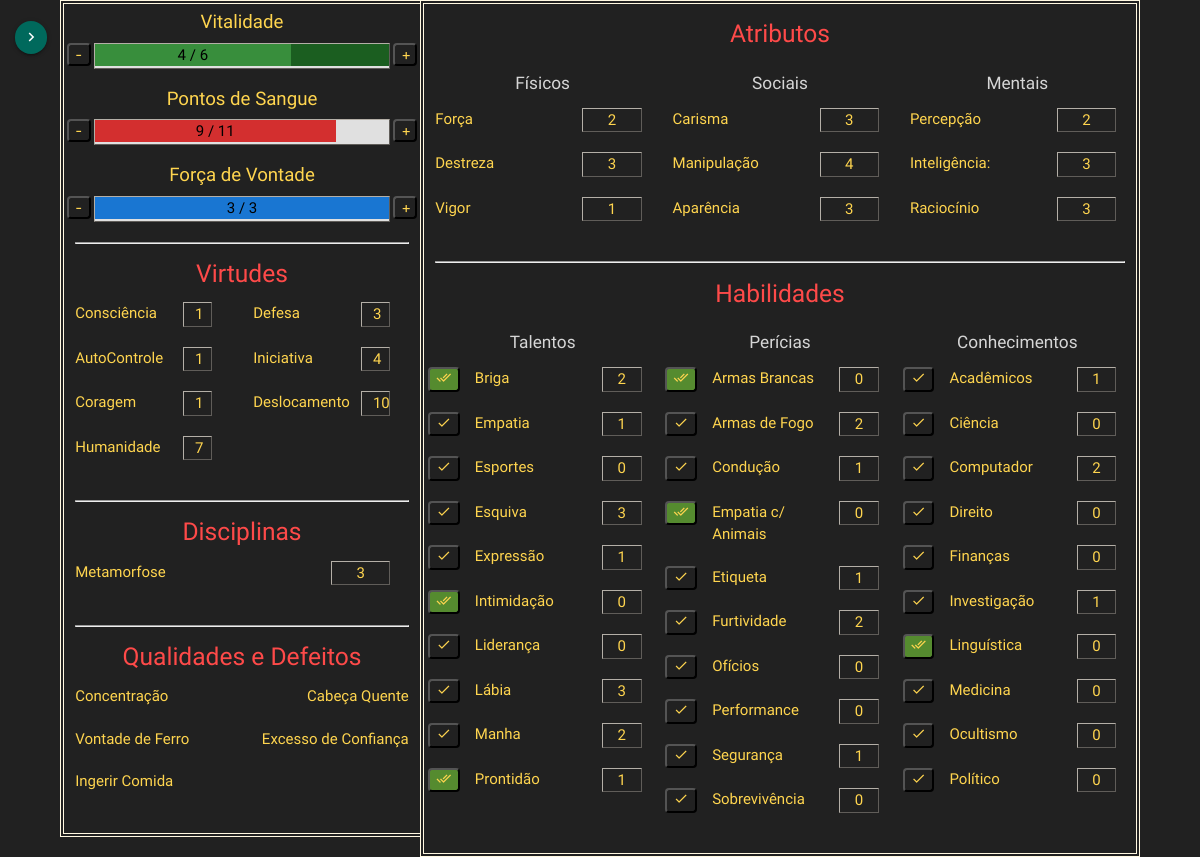
Before: /vampiro/ficha/1/ with the older database file.
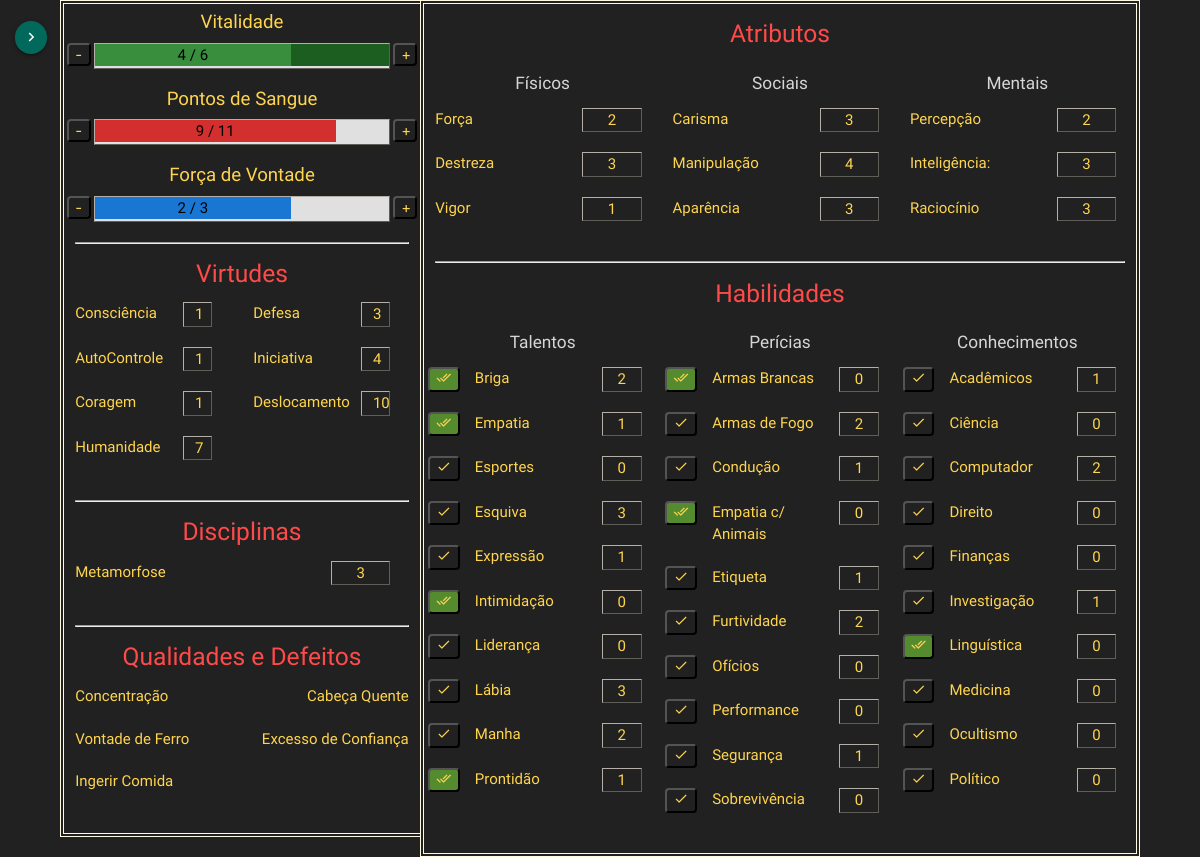
After: the same page with the newer database file.
### core/models/model_ficha_vampiro.py (models this page shows, shortened)
class Ficha_Vampiro(models.Model):
    class Meta:
        verbose_name = 'ficha'
        verbose_name_plural = 'fichas'
    id_personagem = models.ForeignKey('Personagem', on_delete=models.CASCADE)
    forca_vontade = models.IntegerField(null=False, default=0)
    forca_vontade_max = models.IntegerField(null=False, default=0)
    pontos_sangue = models.IntegerField(null=False, default=0)
    pontos_sangue_max = models.IntegerField(null=False, default=0)
    vitalidade = models.IntegerField(null=False, default=0)
    dano_agravado = models.IntegerField(null=False, default=0)
    vitalidade_max = models.IntegerField(null=False, default=0)
    experiencia = models.IntegerField(null=False, default=0)
    forca = models.IntegerField(null=True, blank=False, default=1)
    destreza = models.IntegerField(null=True, blank=False, default=1)
    vigor = models.IntegerField(null=True, blank=False, default=1)
    carisma = models.IntegerField(null=True, blank=False, default=1)
    manipulacao = models.IntegerField(null=True, blank=False, default=1)
    aparencia = models.IntegerField(null=True, blank=False, default=1)
    percepcao = models.IntegerField(null=True, blank=False, default=1)
    inteligencia = models.IntegerField(null=True, blank=False, default=1)
    raciocinio = models.IntegerField(null=True, blank=False, default=1)
    defesa = models.IntegerField(null=True, blank=True)
    iniciativa = models.IntegerField(null=True, blank=True)
    deslocamento = models.IntegerField(null=True, blank=True)
    consciencia = models.IntegerField(null=True, blank=True)
    autocontrole = models.IntegerField(null=True, blank=True)
    coragem = models.IntegerField(null=True, blank=True)
    humanidade = models.IntegerField(null=True, blank=True)
    def calcula_porcentagens(self):
        retorno = {'vitalidade': 100 * (self.vitalidade / self.vitalidade_max),
                   'dano_agravado': 100 * (self.dano_agravado / self.vitalidade_max),
                   'sangue': 100 * (self.pontos_sangue / self.pontos_sangue_max),
                   'vontade': 100 * (self.forca_vontade / self.forca_vontade_max)}
        return retorno

### core/models/model_habilidade_vampiro.py (models this page shows, shortened)
class Habilidade_Vampiro(models.Model):
    class Meta:
        verbose_name = 'habilidade'
        verbose_name_plural = 'habilidades'
        ordering = ['titulo']
    class Tipo(models.IntegerChoices):
        TALENTO = 1
        PERICIA = 2
        CONHECIMENTO = 3
    ficha = models.ForeignKey('Ficha_Vampiro', on_delete=models.CASCADE)
    tipo = models.IntegerField(choices=Tipo.choices)
    titulo = models.CharField(max_length=150, null=True, blank=True)
    valor = models.IntegerField(null=True, blank=False, default=0)
    checked = models.BooleanField(default=False)

### core/views/view_ficha_vampiro.py (the view)
# urls.py: path('vampiro/ficha/<int:pk>/', views.ficha_vampiro, name='ficha'),
def ficha_vampiro(request, pk, template_name="core/ficha.html"):
    entidade = {}
    personagem = get_object_or_404(Personagem, pk=pk)
    entidade['personagem'] = personagem
    ficha_vampiro: Ficha_Vampiro = Ficha_Vampiro.objects.get(id_personagem=personagem.pk)
    entidade['ficha'] = ficha_vampiro
    entidade['porcentagem'] = ficha_vampiro.calcula_porcentagens()
    habilidades = Habilidade_Vampiro.objects.all().filter(ficha=ficha_vampiro.id)
    if habilidades.exists():
        entidade['habilidades'] = habilidades
    disciplinas = Extra.objects.all().filter(id_personagem=personagem.pk, tipo=1)
    if disciplinas.exists():
        entidade['disciplinas'] = disciplinas
    antecendentes = Extra.objects.all().filter(id_personagem=personagem.pk, tipo=2)
    if antecendentes.exists():
        entidade['antecendentes'] = antecendentes
    qualidades = Extra.objects.all().filter(id_personagem=personagem.pk, tipo=3)
    if qualidades.exists():
        entidade['qualidades'] = qualidades
    defeitos = Extra.objects.all().filter(id_personagem=personagem.pk, tipo=4)
    if defeitos.exists:
        entidade['defeitos'] = defeitos
    inventario = Extra.objects.all().filter(id_personagem=personagem.pk, tipo=5)
    if inventario.exists():
        entidade['inventario'] = inventario
    descricoes = []
    descricoes_temp = Descricao.objects.all().filter()
    for disciplina in disciplinas:
        for descricao in descricoes_temp:
            if int(descricao.nivel) <= int(disciplina.valor) and int(descricao.tipo == disciplina.tipo)\
                    and disciplina.titulo.lower() == descricao.titulo.lower():
                descricoes.append(descricao)
    for qualidade in qualidades:
        for descricao in descricoes_temp:
            if int(descricao.tipo == qualidade.tipo) and qualidade.titulo.lower() == descricao.titulo.lower():
                descricoes.append(descricao)
    for defeito in defeitos:
        for descricao in descricoes_temp:
            if int(descricao.tipo == defeito.tipo) and defeito.titulo.lower() == descricao.titulo.lower():
                descricoes.append(descricao)
    entidade['descricoes'] = descricoes
    entidade['imagem'] = "img/token_" + str(personagem.pk) + ".png"
    return render(request, template_name, {'entidade': entidade})

### core/templates/core/ficha.html (shortened to what the changed rows need)
{% extends 'core/baseTemplate.html' %}
{% block conteudo %}
<div class="col s4 col-esquerda">
    <div class="row">
        <div class = 'col s10 col-valor porcentagem black-text'>
            <div class = 'porcentagem-barra-verde black-text' style="width: {{ entidade.porcentagem.vitalidade }}%;">
                {{entidade.ficha.vitalidade}} / {{entidade.ficha.vitalidade_max}}
            </div>
            <div class = 'porcentagem-barra-verde-escuro black-text'
                 style="right:0.5px; width: {{ entidade.porcentagem.dano_agravado }}%;">
            </div>
        </div>
    </div>
    <div class = 'row'>
        <div class = 'col s10 col-valor porcentagem'>
            <div class = 'porcentagem-barra-vermelha black-text' style="width: {{ entidade.porcentagem.sangue }}%;">
                {{entidade.ficha.pontos_sangue}} / {{entidade.ficha.pontos_sangue_max}}
            </div>
        </div>
    </div>
    <div class = 'row'>
        <div class = 'col s10 col-valor porcentagem'>
            <div class = 'porcentagem-barra-azul black-text' style="width: {{ entidade.porcentagem.vontade }}%;">
                {{entidade.ficha.forca_vontade}} / {{entidade.ficha.forca_vontade_max}}
            </div>
        </div>
    </div>
    <div class="row">
        <div class = 'col s6'>
            <div class = 'row'>
                <div class = 'col s8 col-titulo'> Consciência </div>
                <div class = 'col s2 col-valor'> {{entidade.ficha.consciencia}} </div>
            </div>
            <div class = 'row'>
                <div class = 'col s8 col-titulo'> AutoControle </div>
                <div class = 'col s2 col-valor'> {{entidade.ficha.autocontrole}} </div>
            </div>
            <div class = 'row'>
                <div class = 'col s8 col-titulo'> Coragem </div>
                <div class = 'col s2 col-valor'> {{entidade.ficha.coragem}} </div>
            </div>
            <div class = 'row'>
                <div class = 'col s8 col-titulo'> Humanidade </div>
                <div class = 'col s2 col-valor'> {{entidade.ficha.humanidade}} </div>
            </div>
        </div>
        <div class = 'col s6'>
            <div class = 'row'>
                <div class = 'col s8 col-titulo'> Defesa </div>
                <div class = 'col s2 col-valor'> {{entidade.ficha.defesa}} </div>
            </div>
            <div class = 'row'>
                <div class = 'col s8 col-titulo'> Iniciativa </div>
                <div class = 'col s2 col-valor'> {{entidade.ficha.iniciativa}} </div>
            </div>
            <div class = 'row'>
                <div class = 'col s8 col-titulo'> Deslocamento </div>
                <div class = 'col s2 col-valor'> {{entidade.ficha.deslocamento}} </div>
            </div>
        </div>
    </div>
</div>
<div class="col s8 col-direita">
    <div class = 'row'>
        <div class = 'col s4'>
            <div class = 'row'>
                <div class = 'col s8 col-titulo'> Força </div>
                <div class = 'col s3 col-valor'> {{entidade.ficha.forca}} </div>
            </div>
            <div class = 'row'>
                <div class = 'col s8 col-titulo'> Destreza </div>
                <div class = 'col s3 col-valor'> {{entidade.ficha.destreza}} </div>
            </div>
            <div class = 'row'>
                <div class = 'col s8 col-titulo'> Vigor </div>
                <div class = 'col s3 col-valor'> {{entidade.ficha.vigor}} </div>
            </div>
        </div>
        <div class = 'col s4'>
            <div class = 'row'>
                <div class = 'col s8 col-titulo'> Carisma </div>
                <div class = 'col s3 col-valor'> {{entidade.ficha.carisma}} </div>
            </div>
            <div class = 'row'>
                <div class = 'col s8 col-titulo'> Manipulação </div>
                <div class = 'col s3 col-valor'> {{entidade.ficha.manipulacao}} </div>
            </div>
            <div class = 'row'>
                <div class = 'col s8 col-titulo'> Aparência </div>
                <div class = 'col s3 col-valor'> {{entidade.ficha.aparencia}} </div>
            </div>
        </div>
        <div class = 'col s4'>
            <div class = 'row'>
                <div class = 'col s8 col-titulo'> Percepção </div>
                <div class = 'col s3 col-valor'> {{entidade.ficha.percepcao}} </div>
            </div>
            <div class = 'row'>
                <div class = 'col s8 col-titulo'> Inteligência: </div>
                <div class = 'col s3 col-valor'> {{entidade.ficha.inteligencia}} </div>
            </div>
            <div class = 'row'>
                <div class = 'col s8 col-titulo'> Raciocínio </div>
                <div class = 'col s3 col-valor'> {{entidade.ficha.raciocinio}} </div>
            </div>
        </div>
    </div>
    <div class="row">
        <div class="col s4">
            {% for habilidade in entidade.habilidades %}
                {% if habilidade.tipo == 1 %}
                    <div class = 'row'>
                        <div class = 'col s2 col-btn'>
                            <form action="{% url 'check_campo' %}"  method="post"> {% csrf_token %}
                                {% if habilidade.checked == True %}
                                    <button type="submit" class="btn-alt-stats vcheck"><i class="tiny material-icons"> done_all </i></button>
                                {% endif %}
                                {% if habilidade.checked == False %}
                                    <button class="btn-alt-stats" type="submit"> <i class="tiny material-icons"> done </i> </button>
                                {% endif %}
                            </form>
                        </div>
                        <div class = 'col s7 col-titulo'> {{ habilidade.titulo }} </div>
                        <div class = 'col s2 col-valor'> {{ habilidade.valor }} </div>
                    </div>
                {% endif %}
            {% endfor %}
        </div>
    </div>
</div>
{% endblock conteudo %}

Changed rows visible on the page:
changed Ficha_Vampiro: ficha.forca_vontade "3" → "2"
changed Habilidade_Vampiro "Empatia": checked False → True (drawn)
Other visible differences:
{{ entidade.porcentagem.vontade }}: 100.0 → 66.66666666666666 (drawn)
